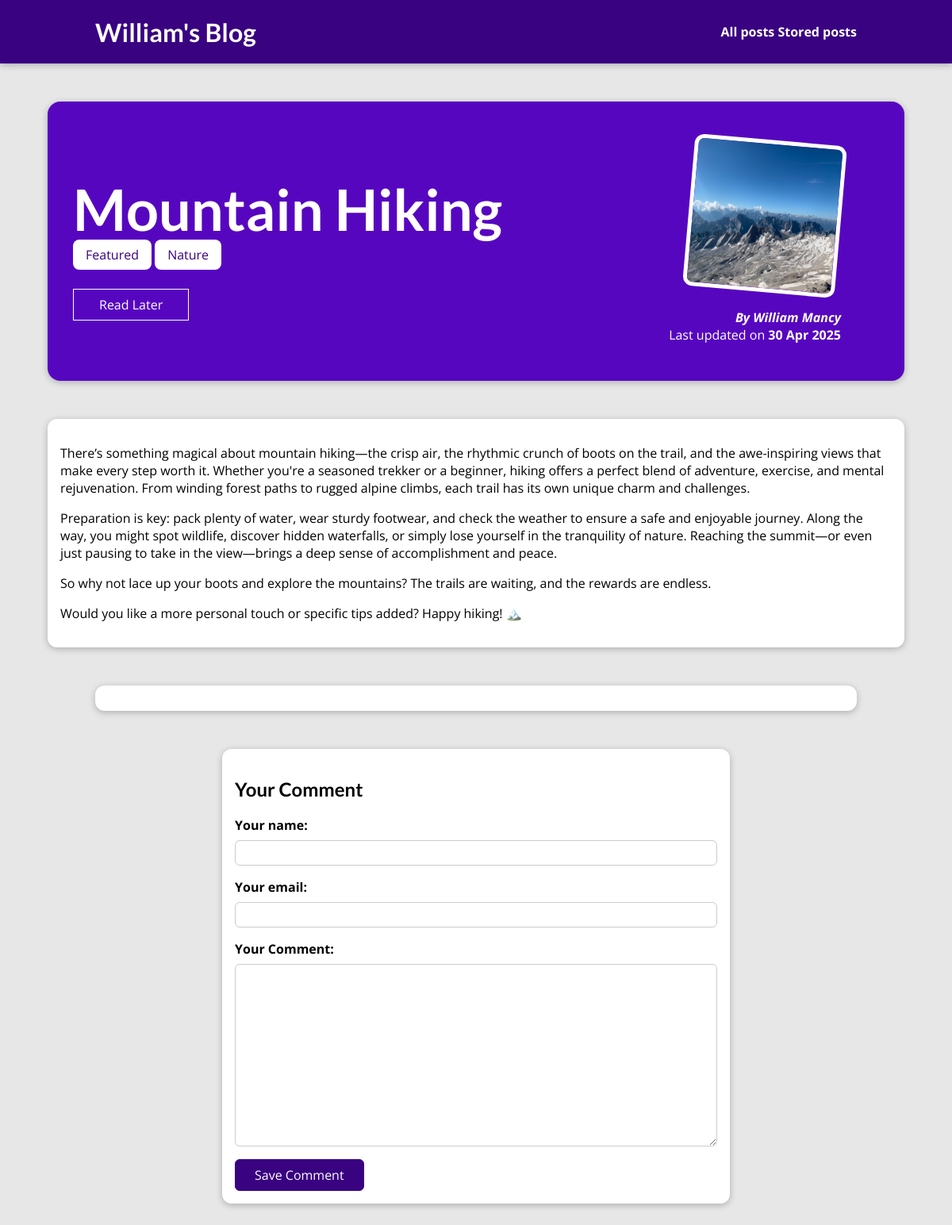
The page /posts/hike-in-the-mountains on the database its author committed.
### blog/models.py (models this page shows, shortened)
class Post(models.Model):
    title = models.CharField(max_length=150)
    excerpt = models.CharField(max_length=200)
    image = models.ImageField(upload_to="posts",null=True)
    date = models.DateField(auto_now=True)
    slug = models.SlugField(unique=True,db_index=True) #automatically indexed, unique assumes it as well
    content = models.TextField(validators=[MinLengthValidator(20)])
    author = models.ForeignKey(Author, on_delete=models.SET_NULL,null=True ,related_name="posts")
    tags = models.ManyToManyField(Tag)

class Tag(models.Model):
    caption = models.CharField(max_length=30)

class Author(models.Model):
    first_name = models.CharField(max_length=100)
    last_name = models.CharField(max_length=100)
    email_address = models.EmailField() #automatic validator
    def full_name(self):
        return f"{self.first_name} {self.last_name}"
    def __str__(self):
        return self.full_name()

### blog/views.py (the view, shortened to what this page needs)
# urls.py: path("posts/<slug:slug>", views.SinglePostView.as_view(), name="post-detail-page"),
class SinglePostView(View):
    def is_stored_post(self, request, post_id):
        stored_posts = request.session.get("stored_posts")
        if stored_posts is not None:
          is_saved_for_later = post_id in stored_posts
        else:
          is_saved_for_later = False
        return is_saved_for_later
    def get(self, request, slug):
        post = Post.objects.get(slug=slug)
        context = {
            "post": post,
            "post_tags": post.tags.all(),
            "comment_form": CommentForm(),
            "comments": post.comments.all().order_by("-id"),
            "saved_for_later": self.is_stored_post(request, post.id)
        }
        return render(request, "blog/post-detail.html", context)

### blog/forms.py
class CommentForm(forms.ModelForm):
    class Meta:
        model = Comment
        exclude = ["post"]
        labels = {
            "user_name" : "Your name",
            "user_email" : "Your email",
            "text" : "Your Comment"
        }

### blog/templates/blog/post-detail.html (shortened to what this page needs)
{% extends "base.html" %} {% load static %}  {% block css_files %}
<link rel="stylesheet" href="{% static 'blog/post-details.css' %}" />
{% endblock %} {% block content %}
<section id="summary">
  <h2>{{ post.title }}</h2>
  <div>
    {% for tag in post_tags %}
    <span class="tag">{{ tag.caption }}</span>
    {% endfor %}
  </div>
  <div id="read-later">
    <form action="{% url 'read-later' %}" method="POST">
      <button>
        {% if saved_for_later %} Remove from "Read Later" List {% else %} Read
        Later {% endif %}
      </button>
    </form>
  </div>
  <article>
    <img src="{{ post.image.url }}" alt="{{ post.title }}" />
    <address>
      By <a href="mailto:{{ post.author.email_address }}">{{ post.author }}</a>
    </address>
    <div>Last updated on <time>{{ post.date|date:"d M Y" }}</time></div>
  </article>
</section>
<main>{{ post.content|linebreaks }}</main>
<section id="comments">
</section>
<section id="comment-form">
  <h2>Your Comment</h2>
  <form action="{% url 'post-detail-page' post.slug %}" method="POST">
    {% csrf_token %} {% for form_field in comment_form %}
    <div class="form-control {% if form_field.errors %}invalid{% endif %}">
      {{ form_field.label_tag }} {{ form_field }} {{ form_field.errors }}
    </div>
    {% endfor %}
    <button>Save Comment</button>
  </form>
</section>
{% endblock %}

### static/app.css (style rules this page uses)
* { box-sizing: border-box; }
html { font-family: "Open Sans", "Lato", sans-serif; }
body { margin: 0; }
h1, h2, h3 { font-family: "Lato", sans-serif; font-weight: bold; }

### blog/static/blog/post-details.css (style rules this page uses)
body { background-color: #e7e7e7; }
#summary { margin: 8rem auto 3rem auto; padding: 2rem; width: 90%; max-width: 90rem; border-radius: 16px; background-color: #5706c0; position: relative; box-shadow: 0 2px 8px rgba(0, 0, 0, 0.25); height: 22rem; }
#summary h2 { color: white; font-size: 4.5rem; margin-bottom: 0.25rem; }
#summary article { position: absolute; top: 2rem; right: 3rem; padding: 1rem 2rem; border-radius: 12px; text-align: right; color: white; }
#summary article img { width: 12rem; height: 12rem; border-radius: 12px; transform: rotateZ(5deg); border: 5px solid white; margin-bottom: 1rem; }
#summary address { font-weight: bold; }
#summary a { color: white; text-decoration: none; }
#summary time { font-weight: bold; }
#read-later { margin: 2rem 0; }
#read-later button { background-color: transparent; border: 1px solid white; padding: 0.5rem 2rem; font: inherit; color: white; cursor: pointer; }
main { width: 90%; max-width: 90rem; margin: 3rem auto; background-color: white; padding: 1rem; border-radius: 12px; box-shadow: 0 2px 8px rgba(0, 0, 0, 0.25); }
.tag { background-color: white; color: #390281; padding: 0.5rem 1rem; border-radius: 8px; }
#comment-form { margin: 3rem auto; width: 90%; max-width: 40rem; border-radius: 12px; background-color: white; box-shadow: 0 2px 8px rgba(0, 0, 0, 0.25); padding: 1rem; }
#comment-form button { font: inherit; background-color: #390281; color: white; border: 1px solid #390281; padding: 0.5rem 1.5rem; border-radius: 6px; cursor: pointer; }
.form-control { margin-bottom: 1rem; }
.form-control label { font-weight: bold; margin-bottom: 0.5rem; display: block; }
.form-control input, .form-control textarea { display: block; width: 100%; font: inherit; padding: 0.25rem; border-radius: 6px; border: 1px solid #ccc; }
#comments { margin: 3rem auto; width: 90%; max-width: 60rem; border-radius: 12px; background-color: white; box-shadow: 0 2px 8px rgba(0, 0, 0, 0.25); padding: 1rem 2rem; }

### rows shown on the page
Post: title "Mountain Hiking", image (picture), author "William Mancy", date "30 Apr 2025", content "There’s something magical about mountain hiking—the crisp air, the rhythmic crunch of boots on the trail, and the awe-inspiring views that make every step worth it. Whether you're a seasoned trekker or a beginner, hiking offers a perfect blend of adventure, exercise, and mental rejuvenation. From winding forest paths to rugged alpine climbs, each trail has its own unique charm and challenges. Preparation is key: pack plenty of water, wear sturdy footwear, and check the weather to ensure a safe and enjoyable journey. Along the way, you might spot wildlife, discover hidden waterfalls, or simply lose yourself in the tranquility of nature. Reaching the summit—or even just pausing to take in the…"
Tag: caption "Featured"
Tag: caption "Nature"
